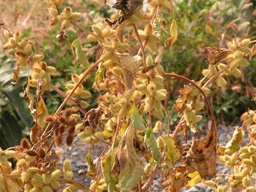
#> input picture Assignment3/sampleMerry_0011_Lasalle.jpg, 256 x 192 px, shrunk from 768 x 576 before the run
$ python sparse_coding2.py   (Python 2 division)
#> lines starting #> are read from the running program, lines starting #| are printed output that depends on the picture
### Assignment3/generatePatches.py
import numpy as np
import matplotlib.image as img
import matplotlib.pyplot as plt


# function to generate the data:
def generate_data(data):
#> called with data = 'natural'
    if data == "pixels":
        n1 = 8 # image size is n1 * n1
        N = 1500 # number of images
        n = n1**2
        x = np.zeros((N, n1, n1))
        y = np.random.rand(N, n)
        x = -np.log(y)
        x = np.reshape(x, (N, n1, n1))
        x = x / np.max(x)

    elif data == "natural":

        # load and transform into gray scale:
        I = rgb2gray(img.imread('sampleMerry_0011_Lasalle.jpg'))
#> in rgb2gray, `return np.dot(image[..., :3], [0.2989, 0.587, 0.114])`:
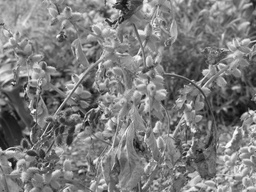
#> returned value: shape (192, 256) float64; min 12.48, max 253.6, mean 124.8

        # extract image patches:
        N = (np.shape(I)[0] * np.shape(I)[1]) / 64
#> N = 768
        x = np.zeros((int(N), 8, 8))
        patch_nr = 0
        for i in range(1, int((np.shape(I)[0] / 8) + 1)):
            for j in range(1, int((np.shape(I)[1] / 8) + 1)):
                x[patch_nr, :, :] = I[(i-1)*8:i*8, (j-1)*8:j*8]
                patch_nr += 1
#> after the loop, patch_nr = 768
        x = x / 64.0
    else: # data == gratings
        print("gratings")

    # reshape:
    X = np.zeros((int(N), 64))
    for k in range(0, int(N)):
        X[k, :] = np.reshape(np.squeeze(x[k, :, :]), (1, 64))
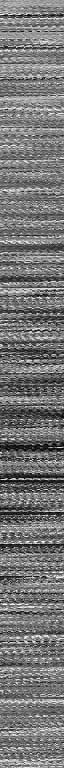
#> X: shape (768, 64) float64; min 0.195, max 3.96, mean 1.95; drawn with min black and max white
    return X


# function to transform color scale into gray scale:
def rgb2gray(image):
    return np.dot(image[..., :3], [0.2989, 0.587, 0.114])

### Assignment3/equations_sparse_coding2.py
import numpy as np


# computes cost with sparsity penalty:
def cost_sparseness(I, a, phi, lambda_):
    total_cost = 0
    for image in I:
        total_cost += np.sum(np.power(image - np.matmul(a, phi), 2))
    return (1.0/np.shape(I)[0]) * total_cost


def b_i(phi, image, i):
    return np.dot(phi[i, :], image)


def C_ij(phi, i, j):
    return np.dot(phi[i, :], phi[j, :])

### Assignment3/sparse_coding2.py
import numpy as np
import matplotlib.image as img
import matplotlib.pyplot as plt
from generatePatches import *
from equations_sparse_coding2 import *

# load data and standardize:
x = generate_data("natural")
m = np.mean(x, axis=0)
#> m = 64 values, max 1.99 at index 32, min 1.92 at index 52, mean 1.95
x = x - np.ones((np.shape(x)[0], 1)) * m

# eigenvalue decomposition:
a, phi = np.linalg.eig(np.cov(np.transpose(x))) # eigenvalues, eigenvectors
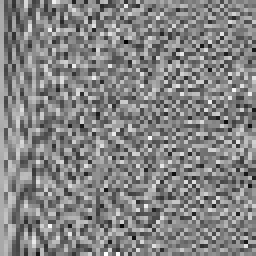
#> phi: shape (64, 64) float64 (shown 4 times larger); min -0.398, max 0.372, mean 0.00173; drawn with min black and max white
#> a = 64 values, max 13.77 at index 0, min 0.00317 at index 41, mean 0.434
phi = np.transpose(phi)
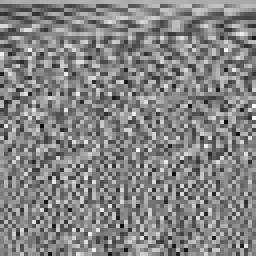
#> phi: shape (64, 64) float64 (shown 4 times larger); min -0.398, max 0.372, mean 0.00173; drawn with min black and max white

# visualize PCA components:
fig = plt.figure(0)
for component in range(1, np.shape(phi)[0] + 1):
    ax = fig.add_subplot(8, 8, component)
    ax.imshow(np.reshape(phi[component-1, :], (8, 8)), cmap=plt.get_cmap(name='gray'))
    plt.axis('off')
plt.show()
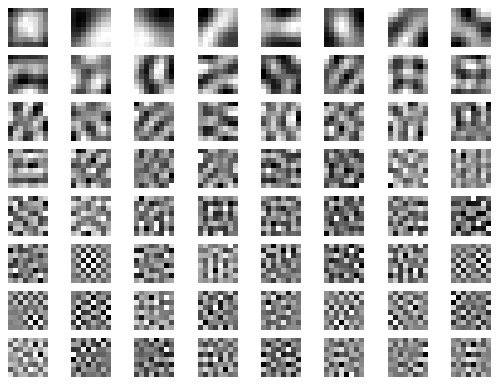
#> figure drawn by matplotlib, 64 panels

# set learning parameters and initialize:
lambda_ = 0.0           # sparsity penalty
eta = 0.03              # learning rate
max_iteration = 10

# create array to store costs:
cost_sparse = np.zeros(max_iteration)
#> cost_sparse = [0, 0, 0, 0, 0, 0, 0, 0, 0, 0]

# train values for a:
for epoch in range(max_iteration):

    cost_sparse[epoch] = cost_sparseness(x, a, phi, lambda_)
    for image in x:
        # for every component (coordinate descent?):
        for i in range(np.shape(a)[0]):
            a_new = b_i(phi, image, i)

            print "anew: ", a_new

            # update coefficients a:
            a = (1.0 - eta) * a + eta * a_new
#> after the loop, a = 64 values from 0.0307 to 0.0307; cost_sparse = [234.6, 27.81, 27.81, 27.81, 27.81, 27.81, 27.81, 27.81, 27.81, 27.81]
